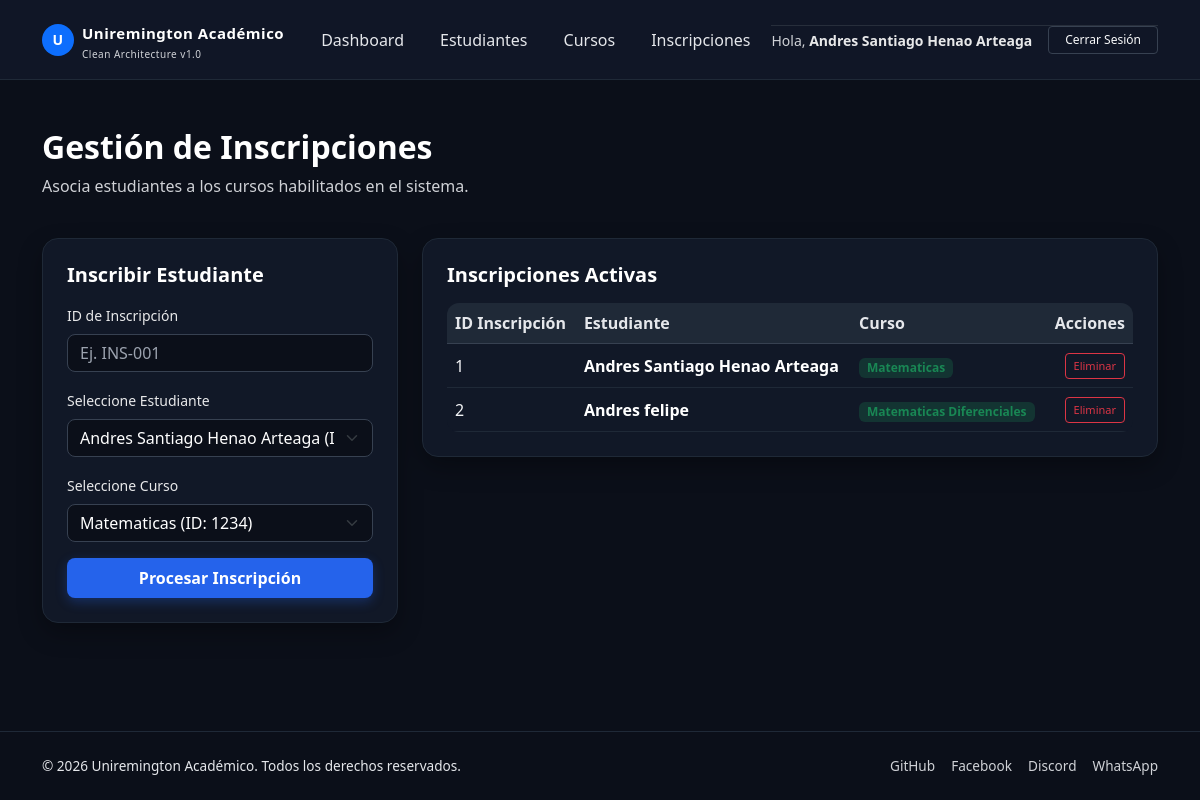
The app's page /inscripciones (signed in), older data.
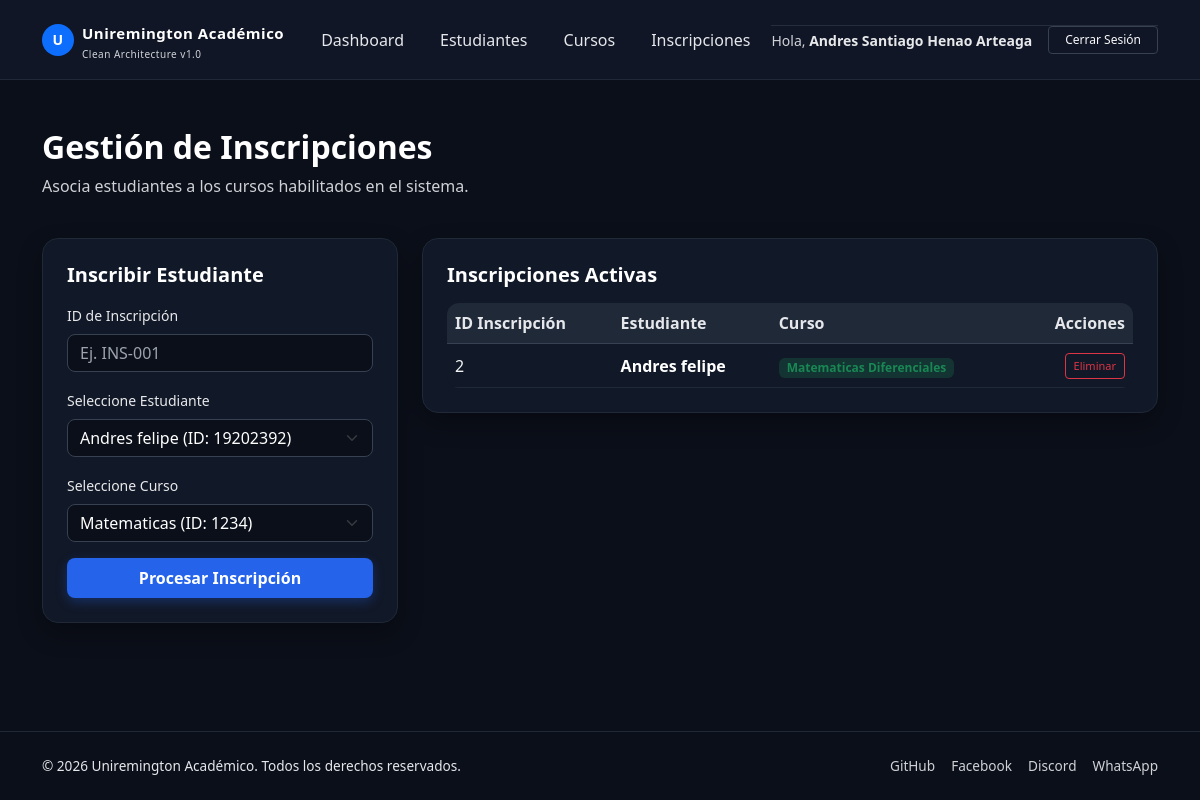
The same page, newer data.
### tables this page shows
CREATE TABLE estudiantes (
                    id TEXT PRIMARY KEY,
                    nombre TEXT,
                    correo TEXT
                );

CREATE TABLE inscripciones (
                    id TEXT PRIMARY KEY,
                    id_estudiante TEXT,
                    id_curso TEXT,
                    FOREIGN KEY(id_estudiante) REFERENCES estudiantes(id),
                    FOREIGN KEY(id_curso) REFERENCES cursos(id)
                );

CREATE TABLE cursos (
                    id TEXT PRIMARY KEY,
                    nombre TEXT,
                    cupos INTEGER
                );

### app.py (the view)
@app.route('/inscripciones')
def inscripciones():
    if 'user_id' not in session: return redirect(url_for('login'))
    with db_conn._conectar() as conn:
        cursor = conn.cursor()
        cursor.execute("SELECT * FROM estudiantes")
        estudiantes = cursor.fetchall()
        cursor.execute("SELECT * FROM cursos")
        cursos = cursor.fetchall()
        cursor.execute("""
            SELECT i.id, e.nombre, c.nombre
            FROM inscripciones i
            JOIN estudiantes e ON i.id_estudiante = e.id
            JOIN cursos c ON i.id_curso = c.id
        """)
        lista = cursor.fetchall()
    return render_template('inscripciones.html', estudiantes=estudiantes, cursos=cursos, inscripciones=lista)

### infrastructure/database.py (called while the page is built)
    def _conectar(self):
        return sqlite3.connect(self.db_name)

### templates/inscripciones.html
{% extends "base.html" %}
{% block content %}
<div class="row mb-4">
    <div class="col-12">
        <h2 class="fw-bold text-white">Gestión de Inscripciones</h2>
        <p class="text-muted">Asocia estudiantes a los cursos habilitados en el sistema.</p>
    </div>
</div>
<div class="row g-4">
    <div class="col-lg-4">
        <div class="card-dark p-4">
            <h5 class="fw-bold text-white mb-3">Inscribir Estudiante</h5>
            <form action="/inscribir" method="POST">
                <div class="mb-3">
                    <label class="form-label text-muted small">ID de Inscripción</label>
                    <input type="text" name="id_inscripcion" class="form-control" placeholder="Ej. INS-001" required>
                </div>
                <div class="mb-3">
                    <label class="form-label text-muted small">Seleccione Estudiante</label>
                    <select name="id_estudiante" class="form-select" required>
                        {% for est in estudiantes %}
                        <option value="{{ est[0] }}">{{ est[1] }} (ID: {{ est[0] }})</option>
                        {% endfor %}
                    </select>
                </div>
                <div class="mb-3">
                    <label class="form-label text-muted small">Seleccione Curso</label>
                    <select name="id_curso" class="form-select" required>
                        {% for cur in cursos %}
                        <option value="{{ cur[0] }}">{{ cur[1] }} (ID: {{ cur[0] }})</option>
                        {% endfor %}
                    </select>
                </div>
                <button type="submit" class="btn btn-primary w-100 py-2">Procesar Inscripción</button>
            </form>
        </div>
    </div>
    <div class="col-lg-8">
        <div class="card-dark p-4">
            <h5 class="fw-bold text-white mb-3">Inscripciones Activas</h5>
            <div class="table-responsive">
                <table class="table table-dark-custom align-middle mb-0">
                    <thead>
                        <tr>
                            <th>ID Inscripción</th>
                            <th>Estudiante</th>
                            <th>Curso</th>
                            <th class="text-end">Acciones</th>
                        </tr>
                    </thead>
                    <tbody>
                        {% for ins in inscripciones %}
                        <tr>
                            <td>{{ ins[0] }}</td>
                            <td class="fw-semibold text-white">{{ ins[1] }}</td>
                            <td><span class="badge bg-success bg-opacity-25 text-success px-2 py-1">{{ ins[2] }}</span></td>
                            <td class="text-end">
                                <a href="/eliminar_inscripcion/{{ ins[0] }}" class="btn btn-outline-danger btn-sm px-2 py-1" style="font-size: 11px;">Eliminar</a>
                            </td>
                        </tr>
                        {% else %}
                        <tr>
                            <td colspan="4" class="text-center text-muted py-4">No hay inscripciones activas todavía.</td>
                        </tr>
                        {% endfor %}
                    </tbody>
                </table>
            </div>
        </div>
    </div>
</div>
{% endblock %}

### templates/base.html (shortened to what this page needs)
<!DOCTYPE html>
<html lang="es">
<head>
    <link href="https://cdn.jsdelivr.net/npm/bootstrap@5.3.0/dist/css/bootstrap.min.css" rel="stylesheet">
</head>
<body>
    <div>
        {% if session.get('user_id') %}
        <nav class="navbar navbar-expand-lg navbar-dark navbar-custom">
            <div class="container">
                <a class="navbar-brand d-flex align-items-center gap-2" href="/">
                    <div class="bg-primary rounded-circle d-flex align-items-center justify-content-center text-white fw-bold" style="width: 32px; height: 32px; font-size: 14px;">U</div>
                    <div>
                        <span style="font-size: 15px;">Uniremington Académico</span>
                        <div class="text-muted" style="font-size: 10px; font-weight: 400;">Clean Architecture v1.0</div>
                    </div>
                </a>
                <div class="collapse navbar-collapse" id="navbarNav">
                    <div class="navbar-nav mx-auto align-items-lg-center gap-1 my-2 my-lg-0">
                        <a class="nav-link" href="/">Dashboard</a>
                        <a class="nav-link" href="/estudiantes">Estudiantes</a>
                        <a class="nav-link" href="/cursos">Cursos</a>
                        <a class="nav-link" href="/inscripciones">Inscripciones</a>
                    </div>
                    <div class="d-flex flex-column flex-lg-row align-items-lg-center gap-3 mt-3 mt-lg-0 pt-3 pt-lg-0 border-top border-secondary border-opacity-25 border-top-lg-0">
                        <span class="text-muted small">Hola, <strong class="text-white">{{ session.get('user_name') }}</strong></span>
                        <a class="btn btn-outline-light btn-sm px-3 text-center" href="/logout" style="border-color: #374151; font-size: 12px;">Cerrar Sesión</a>
                    </div>
                </div>
            </div>
        </nav>
        {% endif %}
        <div class="container py-4 py-md-5 fade-in">
            {% block content %}{% endblock %}
        </div>
    </div>
    <footer class="py-4 mt-auto">
        <div class="container d-flex flex-column flex-md-row justify-content-between align-items-center gap-2 text-center text-md-start">
            <div>© 2026 Uniremington Académico. Todos los derechos reservados.</div>
            <div class="d-flex gap-3 text-muted justify-content-center">
                <span>GitHub</span>
                <span>Facebook</span>
                <span>Discord</span>
                <span>WhatsApp</span>
            </div>
        </div>
    </footer>
</body>
</html>

Row changes from the older to the newer data that the page shows:
removed estudiantes: get "Andres Santiago Henao Arteaga"
no longer on this page (row unchanged): inscripciones: id "1", nombre "Andres Santiago Henao Arteaga", nombre "Matematicas"
Text that changed along with them:
{{ session.get('user_name') }}: (not shown) → "Andres Santiago Henao Arteaga"
form field id_estudiante: "Andres Santiago Henao Arteaga (ID: 1085899996)" → "Andres felipe (ID: 19202392)"
